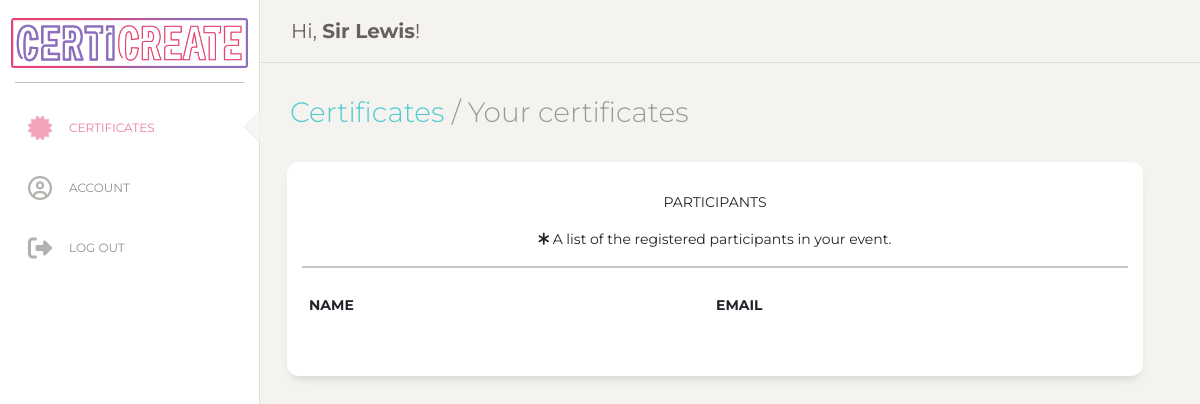
The app's page /viewparticipants.php?certid=49 (signed in), older data.
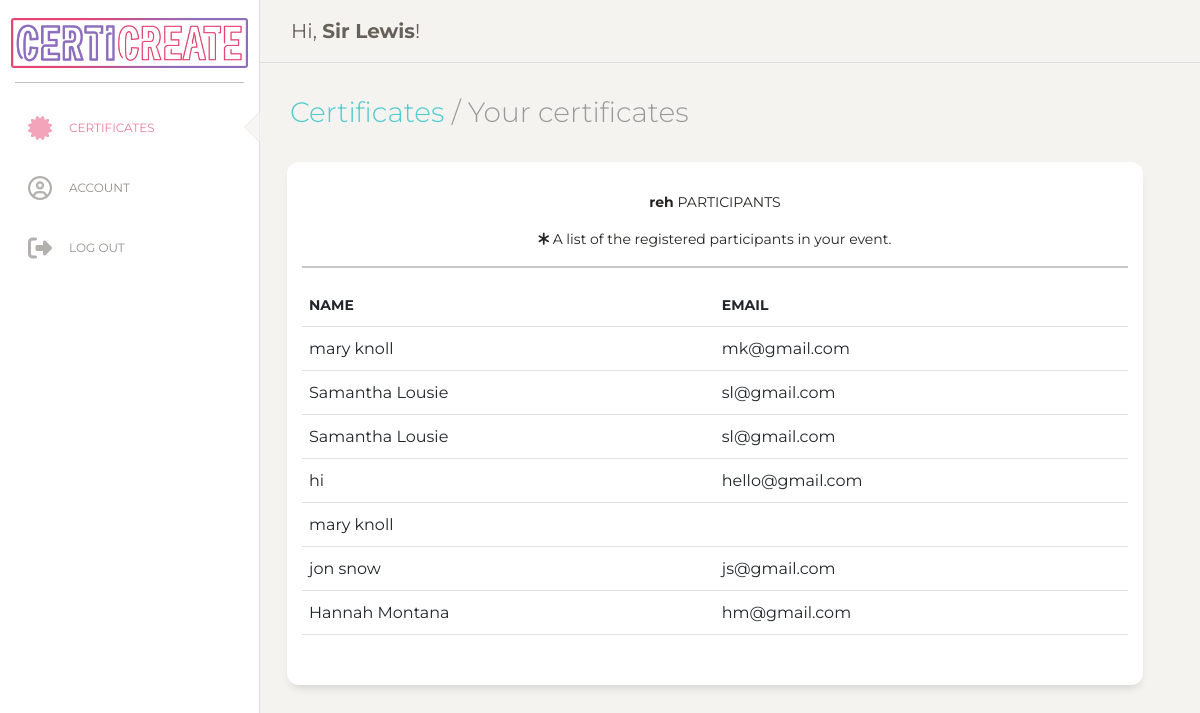
The same page, newer data.
### tables this page shows
CREATE TABLE `certificates` (
  `certid` int(11) NOT NULL,
  `eventname` varchar(255) NOT NULL,
  `eventdate` varchar(255) NOT NULL,
  `orgid` int(11) DEFAULT NULL,
  `venue` varchar(255) DEFAULT NULL,
  `organizer1` varchar(255) DEFAULT NULL,
  `organizer2` varchar(255) DEFAULT NULL,
  `organizer3` varchar(255) DEFAULT NULL,
  `signatory1` varchar(255) NOT NULL
);

CREATE TABLE `participants` (
  `pid` int(11) NOT NULL,
  `eventid` int(11) NOT NULL,
  `name` varchar(255) NOT NULL,
  `email` varchar(255) NOT NULL
);

### db/dbFunction.php (called while the page is built, shortened)
<?php
    class dbFunction {
    public $conn;
    function __construct($db){
        $this->conn = $db;
    }
        public function details($sql){
            $stmt = $this->conn->prepare($sql);
            $stmt->execute();
            $row = $stmt->fetch(PDO::FETCH_ASSOC);
            return $row;
        }
        function viewParticipants($eventid){
            $sql = "SELECT * FROM participants WHERE eventid = '".$eventid."'";
            $stmt = $this->conn->prepare($sql);
            $stmt->execute();
            return $stmt;
        }
        function certName($eventid){
            $sql = "SELECT * FROM certificates WHERE certid = '".$eventid."'";
            $stmt = $this->conn->prepare($sql);
            $stmt->execute();
            $row = $stmt->fetch(PDO::FETCH_ASSOC);
            return $row;
        }
    }
?>

### viewparticipants.php (the view, shortened to what this page needs)
<?php
include ('db/dbcon.php');
include_once('db/dbFunction.php');
$database = new Database();
$db = $database->getConnection();
$funObj = new dbFunction($db);
$sql = "SELECT * FROM organizers WHERE id = '".$_SESSION['user']."'";
$row = $funObj->details($sql);
?>
<html lang="en">
<head>
<link href="https://cdn.jsdelivr.net/npm/bootstrap@5.0.0-beta3/dist/css/bootstrap.min.css" rel="stylesheet">
  <link href="https://maxcdn.bootstrapcdn.com/font-awesome/latest/css/font-awesome.min.css" rel="stylesheet">
  <link href="./assets/css/style.css" rel="stylesheet" />
  <link href="./assets/css/bootstrap.min.css" rel="stylesheet" />
  <link href="./assets/css/paper-dashboard.css?v=2.0.1" rel="stylesheet" />
  <link href="./assets/demo/demo.css" rel="stylesheet" />
</head>
<body class="bgbody">
  <div class="wrapper ">
    <div class="sidebar" data-color="white">
      <div class="logo">
        <a href="/" class="simple-text logo-normal">
          <div>
            <img src="../ojt/assets/img/logo.png">
          </div>
        </a>
      </div>
      <div class="sidebar-wrapper">
        <ul class="nav">
          <li class="active">
            <a href="../ojt/certs.php">
              <i class="fas fa-certificate"></i>
              <p>Certificates</p>
            </a>
          </li>
          <li>
            <a href="../ojt/account.php">
              <i class="far fa-user-circle"></i>
              <p>Account</p>
            </a>
          </li>
          <li>
            <a href="logout.php">
          <i class="fas fa-sign-out-alt"></i>
              <p>Log out</p>
            </a>
          </li>
        </ul>
      </div>
    </div>
    <div class="main-panel" style="height: 100vh;">
      <nav class="navbar navbar-expand-lg navbar-absolute fixed-top navbar-transparent">
        <div class="container-fluid">
          <div class="navbar-wrapper">
            <a class="navbar-brand" href="javascript:;">Hi, <b><?php echo $row['fname']; ?></b>!</a>
          </div>
        </div>
      </nav>
      <div class="content">
        <div class="row">
          <div class="col-md-12">
            <h3 class="description"><a href="../ojt/certs.php" title="Click to go back to account overview.">Certificates</a> / Your certificates</h3>
          </div>
          <div class="row">
            <div class="col-md-12">
              <div class="card text-center">
                <div class="card-header">
                </div>
                <div class="card-body">
                 <div id="certlist" style="display: block;" class="answer_list" >
                  <?php
                       $eventid = $_GET['certid'];
                        $row3 = $funObj->certName($eventid);
                        $vp = $funObj->viewParticipants($eventid);
                      echo '<p><b>'.$row3['eventname']. '</b>
                  PARTICIPANTS</h5>
                  <p>
                    <i class="fas fa-asterisk"></i> A list of the registered participants in your event.
                  </p>
                  <hr>';
                  if(!$vp){
                        echo '<label> There are no particpants registered yet... </label>';
                      }else{
                        echo '<table class="table table-hover">
                        <thead>
                          <tr>
                            <th scope="col">Name</th>
                            <th scope="col">Email</th>
                          </tr>
                        </thead>
                        <tbody>';
                        while ($vprow = $vp->fetch(PDO::FETCH_ASSOC)) {
                                extract($vprow);
                        echo '<tr>
                          <td>'.$vprow['name'].'</td>
                          <td>'.$vprow['email'].'</td>
                        </tr>';
                      }
                      echo '</tbody>
                    </table>';
                    }
                  ?>
                   </div>
                    </div>
                <div class="card-footer text-muted">
                </div>
              </div>
            </div>
          </div>
        </div>
      </div>
    </div>
  </div>
</body>
</html>

Row changes from the older to the newer data that the page shows:
added certificates: eventname "reh"
added participants: name "mary knoll", email "mk@gmail.com"
added participants: name "Samantha Lousie", email "sl@gmail.com"
added participants: name "Samantha Lousie", email "sl@gmail.com"
added participants: name "hi", email "hello@gmail.com"
added participants: name "mary knoll"
added participants: name "jon snow", email "js@gmail.com"
added participants: name "Hannah Montana", email "hm@gmail.com"
